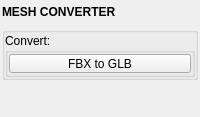
<?xml version="1.0" encoding="UTF-8"?>
<ui version="4.0">
 <class>QtUi</class>
 <widget class="QMainWindow" name="QtUi">
  <property name="geometry">
   <rect>
    <x>0</x>
    <y>0</y>
    <width>200</width>
    <height>110</height>
   </rect>
  </property>
  <property name="tabShape">
   <enum>QTabWidget::Triangular</enum>
  </property>
  <property name="dockNestingEnabled">
   <bool>true</bool>
  </property>
  <property name="dockOptions">
   <set>QMainWindow::AllowNestedDocks|QMainWindow::AllowTabbedDocks|QMainWindow::AnimatedDocks|QMainWindow::ForceTabbedDocks</set>
  </property>
  <widget class="QWidget" name="central_widget">
   <property name="minimumSize">
    <size>
     <width>200</width>
     <height>0</height>
    </size>
   </property>
   <layout class="QVBoxLayout" name="verticalLayout">
    <property name="spacing">
     <number>2</number>
    </property>
    <property name="leftMargin">
     <number>2</number>
    </property>
    <property name="topMargin">
     <number>2</number>
    </property>
    <property name="rightMargin">
     <number>2</number>
    </property>
    <property name="bottomMargin">
     <number>2</number>
    </property>
    <item>
     <layout class="QVBoxLayout" name="main_layout">
      <property name="spacing">
       <number>6</number>
      </property>
      <property name="sizeConstraint">
       <enum>QLayout::SetFixedSize</enum>
      </property>
      <item>
       <widget class="Header" name="header">
        <property name="sizePolicy">
         <sizepolicy hsizetype="Preferred" vsizetype="Fixed">
          <horstretch>0</horstretch>
          <verstretch>0</verstretch>
         </sizepolicy>
        </property>
        <property name="minimumSize">
         <size>
          <width>0</width>
          <height>19</height>
         </size>
        </property>
        <property name="maximumSize">
         <size>
          <width>999</width>
          <height>19</height>
         </size>
        </property>
        <property name="font">
         <font>
          <weight>75</weight>
          <bold>true</bold>
         </font>
        </property>
        <property name="text">
         <string>MESH CONVERTER</string>
        </property>
       </widget>
      </item>
      <item>
       <widget class="QGroupBox" name="Convert_group">
        <property name="sizePolicy">
         <sizepolicy hsizetype="Preferred" vsizetype="Fixed">
          <horstretch>0</horstretch>
          <verstretch>0</verstretch>
         </sizepolicy>
        </property>
        <property name="title">
         <string/>
        </property>
        <layout class="QVBoxLayout" name="verticalLayout_2">
         <property name="spacing">
          <number>1</number>
         </property>
         <property name="leftMargin">
          <number>0</number>
         </property>
         <property name="topMargin">
          <number>0</number>
         </property>
         <property name="rightMargin">
          <number>0</number>
         </property>
         <property name="bottomMargin">
          <number>0</number>
         </property>
         <item>
          <widget class="CollapsableGroup" name="groupBox_convert">
           <property name="title">
            <string>Convert:</string>
           </property>
           <layout class="QVBoxLayout" name="verticalLayout_3">
            <property name="spacing">
             <number>1</number>
            </property>
            <property name="leftMargin">
             <number>1</number>
            </property>
            <property name="topMargin">
             <number>1</number>
            </property>
            <property name="rightMargin">
             <number>1</number>
            </property>
            <property name="bottomMargin">
             <number>1</number>
            </property>
            <item>
             <widget class="PushButton" name="tb000">
              <property name="enabled">
               <bool>true</bool>
              </property>
              <property name="sizePolicy">
               <sizepolicy hsizetype="Preferred" vsizetype="Fixed">
                <horstretch>0</horstretch>
                <verstretch>0</verstretch>
               </sizepolicy>
              </property>
              <property name="minimumSize">
               <size>
                <width>0</width>
                <height>19</height>
               </size>
              </property>
              <property name="maximumSize">
               <size>
                <width>16777215</width>
                <height>19</height>
               </size>
              </property>
              <property name="toolTip">
               <string>&lt;b&gt;Convert FBX to GLB&lt;/b&gt;&lt;br&gt;
Convert one or more FBX files to binary glTF 2.0 (GLB) using the godotengine/FBX2glTF CLI.&lt;br&gt;&lt;br&gt;
&lt;b&gt;Usage:&lt;/b&gt; Click to choose FBX files. Each is written next to the source as &lt;i&gt;&amp;lt;name&amp;gt;.glb&lt;/i&gt;.&lt;br&gt;&lt;br&gt;
- &lt;b&gt;First-run:&lt;/b&gt; the FBX2glTF binary (a few MB) is downloaded into &lt;i&gt;~/.pythontk/tools/&lt;/i&gt;.&lt;br&gt;
- Use the option box for &lt;b&gt;Draco&lt;/b&gt; compression and &lt;b&gt;Overwrite&lt;/b&gt; behavior.</string>
              </property>
              <property name="text">
               <string>FBX to GLB</string>
              </property>
             </widget>
            </item>
           </layout>
          </widget>
         </item>
        </layout>
       </widget>
      </item>
      <item>
       <spacer name="verticalSpacer">
        <property name="orientation">
         <enum>Qt::Vertical</enum>
        </property>
        <property name="sizeType">
         <enum>QSizePolicy::Fixed</enum>
        </property>
        <property name="sizeHint" stdset="0">
         <size>
          <width>0</width>
          <height>10</height>
         </size>
        </property>
       </spacer>
      </item>
      <item>
       <widget class="Footer" name="footer" native="true">
        <property name="minimumSize">
         <size>
          <width>0</width>
          <height>19</height>
         </size>
        </property>
        <property name="maximumSize">
         <size>
          <width>16777215</width>
          <height>19</height>
         </size>
        </property>
       </widget>
      </item>
     </layout>
    </item>
   </layout>
  </widget>
 </widget>
 <customwidgets>
  <customwidget>
   <class>Header</class>
   <extends>QLabel</extends>
   <header>uitk.widgets.header</header>
  </customwidget>
  <customwidget>
   <class>PushButton</class>
   <extends>QPushButton</extends>
   <header>uitk.widgets.pushButton</header>
  </customwidget>
  <customwidget>
   <class>CollapsableGroup</class>
   <extends>QGroupBox</extends>
   <header>uitk.widgets.collapsableGroup.CollapsableGroup.h</header>
   <container>1</container>
  </customwidget>
  <customwidget>
   <class>Footer</class>
   <extends>QWidget</extends>
   <header>uitk.widgets.footer</header>
  </customwidget>
 </customwidgets>
 <resources/>
 <connections/>
</ui>
